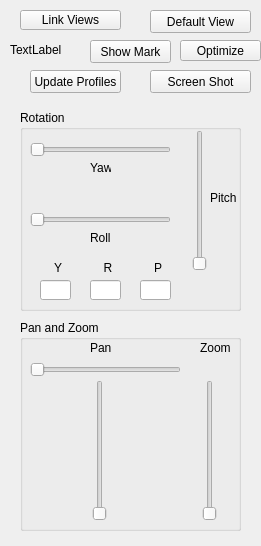
<?xml version="1.0" encoding="UTF-8"?>
<ui version="4.0">
 <class>SplitCmpViewCtrlsWidget</class>
 <widget class="QWidget" name="SplitCmpViewCtrlsWidget">
  <property name="geometry">
   <rect>
    <x>0</x>
    <y>0</y>
    <width>261</width>
    <height>546</height>
   </rect>
  </property>
  <property name="windowTitle">
   <string>Form</string>
  </property>
  <widget class="QPushButton" name="pushButtonDefaultView">
   <property name="geometry">
    <rect>
     <x>150</x>
     <y>10</y>
     <width>101</width>
     <height>23</height>
    </rect>
   </property>
   <property name="text">
    <string>Default View</string>
   </property>
  </widget>
  <widget class="QGroupBox" name="groupBoxRotation">
   <property name="geometry">
    <rect>
     <x>20</x>
     <y>110</y>
     <width>221</width>
     <height>201</height>
    </rect>
   </property>
   <property name="title">
    <string>Rotation</string>
   </property>
   <widget class="QSlider" name="verticalSliderPitch">
    <property name="geometry">
     <rect>
      <x>170</x>
      <y>20</y>
      <width>20</width>
      <height>141</height>
     </rect>
    </property>
    <property name="orientation">
     <enum>Qt::Vertical</enum>
    </property>
   </widget>
   <widget class="QSlider" name="horizontalSliderYaw">
    <property name="geometry">
     <rect>
      <x>10</x>
      <y>30</y>
      <width>141</width>
      <height>19</height>
     </rect>
    </property>
    <property name="orientation">
     <enum>Qt::Horizontal</enum>
    </property>
   </widget>
   <widget class="QLabel" name="labelPitch">
    <property name="geometry">
     <rect>
      <x>190</x>
      <y>80</y>
      <width>31</width>
      <height>16</height>
     </rect>
    </property>
    <property name="text">
     <string>Pitch</string>
    </property>
   </widget>
   <widget class="QLabel" name="labelYaw">
    <property name="geometry">
     <rect>
      <x>70</x>
      <y>50</y>
      <width>21</width>
      <height>16</height>
     </rect>
    </property>
    <property name="text">
     <string>Yaw</string>
    </property>
   </widget>
   <widget class="QLabel" name="labelRoll">
    <property name="geometry">
     <rect>
      <x>70</x>
      <y>120</y>
      <width>21</width>
      <height>16</height>
     </rect>
    </property>
    <property name="text">
     <string>Roll</string>
    </property>
   </widget>
   <widget class="QSlider" name="horizontalSliderRoll">
    <property name="geometry">
     <rect>
      <x>10</x>
      <y>100</y>
      <width>141</width>
      <height>19</height>
     </rect>
    </property>
    <property name="orientation">
     <enum>Qt::Horizontal</enum>
    </property>
   </widget>
   <widget class="QLineEdit" name="lineEditYaw">
    <property name="geometry">
     <rect>
      <x>20</x>
      <y>170</y>
      <width>31</width>
      <height>20</height>
     </rect>
    </property>
   </widget>
   <widget class="QLineEdit" name="lineEditRoll">
    <property name="geometry">
     <rect>
      <x>70</x>
      <y>170</y>
      <width>31</width>
      <height>20</height>
     </rect>
    </property>
   </widget>
   <widget class="QLineEdit" name="lineEditPitch">
    <property name="geometry">
     <rect>
      <x>120</x>
      <y>170</y>
      <width>31</width>
      <height>20</height>
     </rect>
    </property>
   </widget>
   <widget class="QLabel" name="label">
    <property name="geometry">
     <rect>
      <x>30</x>
      <y>150</y>
      <width>16</width>
      <height>16</height>
     </rect>
    </property>
    <property name="text">
     <string>Y</string>
    </property>
    <property name="alignment">
     <set>Qt::AlignCenter</set>
    </property>
   </widget>
   <widget class="QLabel" name="label_2">
    <property name="geometry">
     <rect>
      <x>130</x>
      <y>150</y>
      <width>16</width>
      <height>16</height>
     </rect>
    </property>
    <property name="text">
     <string>P</string>
    </property>
    <property name="alignment">
     <set>Qt::AlignCenter</set>
    </property>
   </widget>
   <widget class="QLabel" name="label_3">
    <property name="geometry">
     <rect>
      <x>80</x>
      <y>150</y>
      <width>16</width>
      <height>16</height>
     </rect>
    </property>
    <property name="text">
     <string>R</string>
    </property>
    <property name="alignment">
     <set>Qt::AlignCenter</set>
    </property>
   </widget>
  </widget>
  <widget class="QGroupBox" name="groupBoxPanZoom">
   <property name="geometry">
    <rect>
     <x>20</x>
     <y>320</y>
     <width>221</width>
     <height>211</height>
    </rect>
   </property>
   <property name="title">
    <string>Pan and Zoom</string>
   </property>
   <widget class="QLabel" name="labelPan">
    <property name="geometry">
     <rect>
      <x>70</x>
      <y>20</y>
      <width>21</width>
      <height>16</height>
     </rect>
    </property>
    <property name="text">
     <string>Pan</string>
    </property>
   </widget>
   <widget class="QLabel" name="labelZoom">
    <property name="geometry">
     <rect>
      <x>180</x>
      <y>20</y>
      <width>31</width>
      <height>16</height>
     </rect>
    </property>
    <property name="text">
     <string>Zoom</string>
    </property>
   </widget>
   <widget class="QSlider" name="horizontalSliderPanH">
    <property name="geometry">
     <rect>
      <x>10</x>
      <y>40</y>
      <width>151</width>
      <height>19</height>
     </rect>
    </property>
    <property name="orientation">
     <enum>Qt::Horizontal</enum>
    </property>
   </widget>
   <widget class="QSlider" name="verticalSliderPanV">
    <property name="geometry">
     <rect>
      <x>70</x>
      <y>60</y>
      <width>20</width>
      <height>141</height>
     </rect>
    </property>
    <property name="orientation">
     <enum>Qt::Vertical</enum>
    </property>
   </widget>
   <widget class="QSlider" name="verticalSliderZoom">
    <property name="geometry">
     <rect>
      <x>180</x>
      <y>60</y>
      <width>20</width>
      <height>141</height>
     </rect>
    </property>
    <property name="orientation">
     <enum>Qt::Vertical</enum>
    </property>
   </widget>
  </widget>
  <widget class="QPushButton" name="pushButtonScreenShot">
   <property name="geometry">
    <rect>
     <x>150</x>
     <y>70</y>
     <width>101</width>
     <height>23</height>
    </rect>
   </property>
   <property name="text">
    <string>Screen Shot</string>
   </property>
  </widget>
  <widget class="QLabel" name="labelInfo">
   <property name="geometry">
    <rect>
     <x>10</x>
     <y>40</y>
     <width>81</width>
     <height>20</height>
    </rect>
   </property>
   <property name="text">
    <string>TextLabel</string>
   </property>
  </widget>
  <widget class="QPushButton" name="pushButtonMark">
   <property name="geometry">
    <rect>
     <x>90</x>
     <y>40</y>
     <width>81</width>
     <height>23</height>
    </rect>
   </property>
   <property name="text">
    <string>Show Mark</string>
   </property>
  </widget>
  <widget class="QToolButton" name="toolBtnOptimizeMark">
   <property name="geometry">
    <rect>
     <x>180</x>
     <y>40</y>
     <width>81</width>
     <height>21</height>
    </rect>
   </property>
   <property name="text">
    <string>Optimize</string>
   </property>
  </widget>
  <widget class="QPushButton" name="pushButtonProfileUpdate">
   <property name="geometry">
    <rect>
     <x>30</x>
     <y>70</y>
     <width>91</width>
     <height>23</height>
    </rect>
   </property>
   <property name="text">
    <string>Update Profiles</string>
   </property>
  </widget>
  <widget class="QToolButton" name="toolBtnLinkViews">
   <property name="geometry">
    <rect>
     <x>20</x>
     <y>10</y>
     <width>101</width>
     <height>20</height>
    </rect>
   </property>
   <property name="text">
    <string>Link Views</string>
   </property>
  </widget>
 </widget>
 <resources/>
 <connections/>
</ui>
